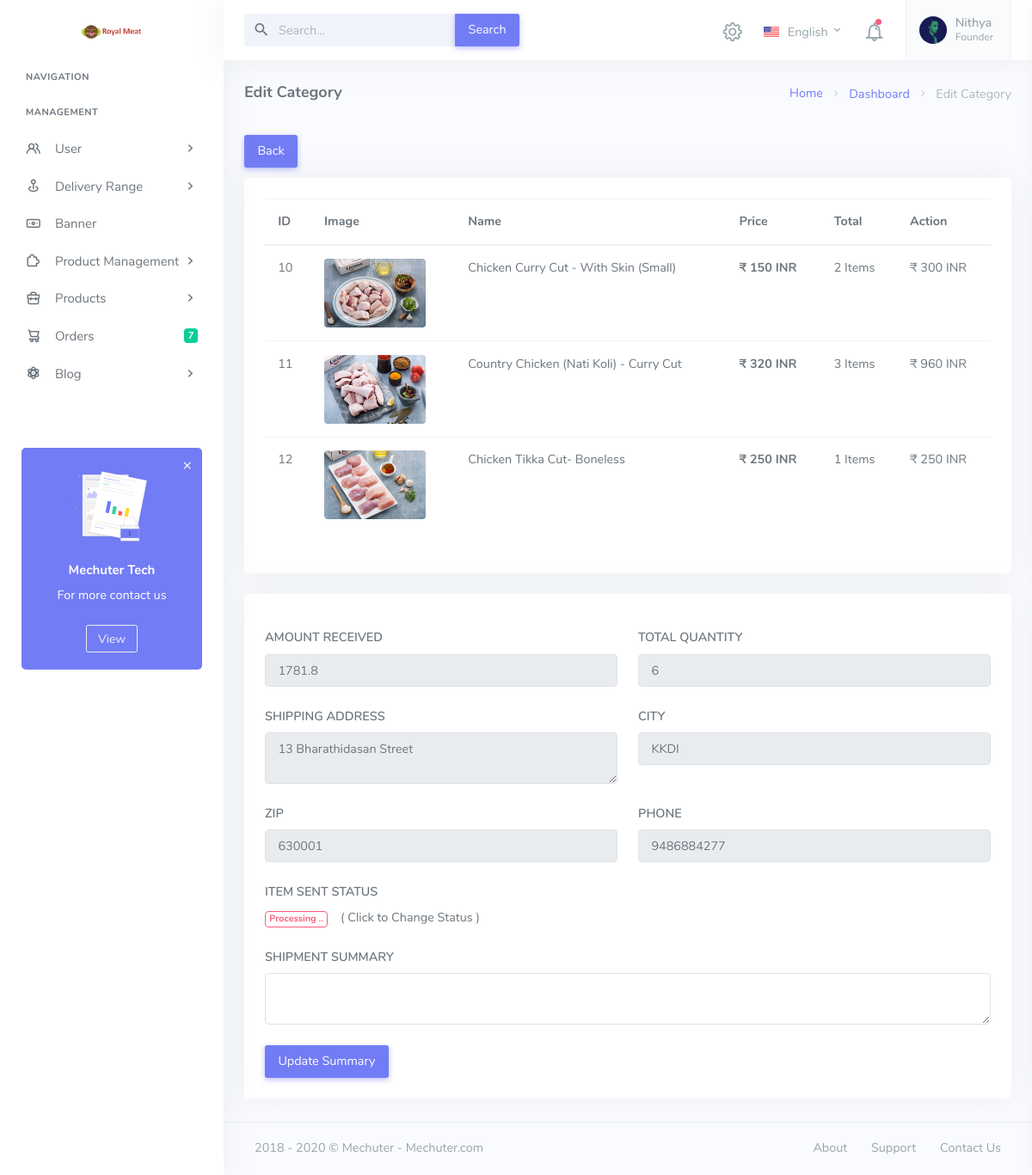
The page /Site/API/admin/edit-booking.php?scid=6 (signed in) on the database its author committed.
### tables this page shows
CREATE TABLE IF NOT EXISTS `cart` (
  `c_id` int(11) NOT NULL AUTO_INCREMENT,
  `u_id` int(11) NOT NULL,
  `p_id` int(11) NOT NULL,
  `quantity` int(11) NOT NULL DEFAULT 1,
  `c_status` int(11) NOT NULL DEFAULT 0,
  `c_booking_id` int(11) NOT NULL DEFAULT 0,
  `c_created_on` datetime NOT NULL DEFAULT current_timestamp() ON UPDATE current_timestamp(),
  PRIMARY KEY (`c_id`)
);

CREATE TABLE IF NOT EXISTS `products` (
  `p_id` int(11) NOT NULL AUTO_INCREMENT,
  `title` varchar(2000) NOT NULL,
  `detail` varchar(2000) NOT NULL,
  `category_id` varchar(200) NOT NULL,
  `sub_cat` varchar(2000) NOT NULL,
  `tag` varchar(200) DEFAULT NULL,
  `image` varchar(2000) NOT NULL,
  `mrp` varchar(200) DEFAULT NULL,
  `offer` varchar(200) DEFAULT NULL,
  `material` varchar(200) DEFAULT NULL,
  `washable` varchar(200) DEFAULT NULL,
  `activity` varchar(200) DEFAULT NULL,
  `battery` varchar(200) DEFAULT NULL,
  `batterycount` varchar(200) DEFAULT NULL,
  `content` varchar(200) DEFAULT NULL,
  `brand` varchar(200) DEFAULT NULL,
  `warrenty` varchar(200) DEFAULT NULL,
  `age` varchar(200) DEFAULT NULL,
  `height` varchar(200) DEFAULT NULL,
  `length` varchar(200) DEFAULT NULL,
  `width` varchar(200) DEFAULT NULL,
  `weight` varchar(200) DEFAULT NULL,
  `p_active` int(11) NOT NULL DEFAULT 1,
  `p_available` int(11) NOT NULL DEFAULT 1,
  `p_views` int(11) NOT NULL DEFAULT 0,
  `p_likes` int(11) NOT NULL DEFAULT 0,
  `p_created_on` datetime NOT NULL DEFAULT current_timestamp() ON UPDATE current_timestamp(),
  PRIMARY KEY (`p_id`)
);

CREATE TABLE IF NOT EXISTS `booking` (
  `b_id` int(11) NOT NULL AUTO_INCREMENT,
  `u_id` int(11) NOT NULL,
  `p_id` int(11) NOT NULL,
  `b_price` varchar(200) NOT NULL,
  `b_quantity` varchar(200) NOT NULL,
  `book_type` varchar(200) DEFAULT NULL,
  `booking_complete` int(11) NOT NULL DEFAULT 0,
  `delivery_range` varchar(2000) DEFAULT NULL,
  `b_address` varchar(2000) DEFAULT NULL,
  `zip` varchar(200) NOT NULL,
  `b_city` varchar(2000) DEFAULT NULL,
  `b_phone` varchar(200) DEFAULT NULL,
  `payment_status` varchar(200) NOT NULL DEFAULT 'U' COMMENT 'W-waiting, P-paid,C-cod',
  `pay_ref` varchar(2000) DEFAULT NULL,
  `b_send_summary` varchar(2000) DEFAULT NULL,
  `b_received` int(11) NOT NULL DEFAULT 0,
  `b_created_on` datetime NOT NULL DEFAULT current_timestamp(),
  `admin_seen` int(11) NOT NULL DEFAULT 0,
  PRIMARY KEY (`b_id`)
);

### Site/API/admin/edit-booking.php (the view, shortened to what this page needs)
<?php
	include('includes/config.php');
	if(strlen($_SESSION['login'])==0)
	{
		header('location:index.php');
	}
	else{
		$id = intval($_GET['scid']);
	?>
	<!DOCTYPE html>
	<html lang="en">
		<head>
			<?php include 'includes/head.php';?>
		</head>
		<body class="loading" data-layout-config='{"leftSideBarTheme":"light","layoutBoxed":false, "leftSidebarCondensed":false, "leftSidebarScrollable":false,"darkMode":false, "showRightSidebarOnStart": false}'>
			<div class="wrapper">
				<?php include 'includes/left-navigation.php';?>
				<div class="content-page">
					<div class="content">
						<?php include 'includes/top-menu.php';?>
						<div class="container-fluid">
							<div class="row">
								<div class="col-12">
									<div class="page-title-box">
										<div class="page-title-right">
											<ol class="breadcrumb m-0">
												<li class="breadcrumb-item"><a href="javascript: void(0);">Home</a></li>
												<li class="breadcrumb-item"><a href="dashboard.php">Dashboard</a></li>
												<li class="breadcrumb-item active">Edit Category</li>
											</ol>
										</div>
										<h4 class="page-title">Edit Category</h4>
									</div>
								</div>
							</div>
							<div class="row">
								<a href="bookings.php" class="btn btn-primary m-2" >Back</a>
								<div class="col-lg-12">
									<div class="card">
										<div class="card-body">
											<table id="basic-datatable" class="table dt-responsive nowrap w-100">
												<thead>
													<tr>
														<th>ID</th>
														<th>Image</th>
														<th>Name</th>
														<th>Price</th>
														<th>Total</th>
														<th>Action</th>
													</tr>
												</thead>
												<tbody>
													<?php
														$getbid=intval($_GET['scid']);
														$query2 = mysqli_query($con, "SELECT cart.*,products.* FROM cart JOIN products ON products.p_id=cart.p_id WHERE cart.c_booking_id=$getbid");
														$rowcount = mysqli_num_rows($query2);
														if ($rowcount == 0) {
														?>
														<tr>
															<td colspan="7" align="center">
																<h3 style="color:black">No record found</h3>
															</td>
															<tr>
																<?php
																	} else {
																	while ($row = mysqli_fetch_array($query2)) {
																	?>
																	<tr>
																		<td><?php echo htmlentities($row['c_id']); ?></td>
																		<td><img src="../mec/<?php echo htmlentities($row['image']); ?>" alt="image" height="80px"  class="rounded"></td>
																		<td>
																			<?php echo htmlentities($row['title']); ?>
																		</td>
																		<td>
																			<b>₹ <?php echo htmlentities($row['mrp']); ?> INR</b>
																		</td>
																		<td>
																			 <?php echo htmlentities($row['quantity']); ?>  Items
																		</td>
																		<td>₹ <?php echo htmlentities($row['quantity']*$row['mrp']); ?> INR</td>
																	</tr>
																<?php } } ?>
														</tbody>
													</table>
												</div>
											</div>
										</div>
										<div class="col-lg-12">
											<div class="card">
												<div class="card-body">
												<?php
													$query1 = mysqli_query($con, "Select * from booking WHERE b_id=$id");
													while ($rowp = mysqli_fetch_array($query1)) {
													?>
													<form class="form" method="post" enctype="multipart/form-data">
														<div class="row">
															<div class="col-6">
																<div class="form-group mb-3">
																	<label for="validationCustom01">AMOUNT RECEIVED</label>
																	<input type="text" class="form-control" name="title" value="<?php echo htmlentities($rowp['b_price']); ?>" readonly>
																</div>
															</div>
															<div class="col-6">
																<div class="form-group mb-3">
																	<label for="validationCustom01">TOTAL QUANTITY</label>
																	<input type="text" class="form-control" name="title" value="<?php echo htmlentities($rowp['b_quantity']); ?>" readonly>
																</div>
															</div>
															<div class="col-6">
																<div class="form-group mb-3">
																	<label for="validationCustom01">SHIPPING ADDRESS</label>
																	<textarea class="form-control" name="detail" readonly><?php echo htmlentities($rowp['b_address']); ?></textarea>
																</div>
															</div>
															<div class="col-6">
																<div class="form-group mb-3">
																	<label for="validationCustom01">CITY</label>
																	<input type="text" class="form-control" name="title" value="<?php echo htmlentities($rowp['b_city']); ?>" readonly>
																</div>
															</div>
															<div class="col-6">
																<div class="form-group mb-3">
																	<label for="validationCustom01">ZIP</label>
																	<input type="text" class="form-control" name="title" value="<?php echo htmlentities($rowp['zip']); ?>" readonly>
																</div>
															</div>
															<div class="col-6">
																<div class="form-group mb-3">
																	<label for="validationCustom01">PHONE</label>
																	<input type="text" class="form-control" name="title" value="<?php echo htmlentities($rowp['b_phone']); ?>" readonly>
																</div>
															</div>
															<div class="col-12">
																<div class="form-group mb-3">
																	<label for="validationCustom01">ITEM SENT STATUS </label><br>
																	<?php if($rowp['b_received']){ ?>
																			<a href="<?php echo htmlentities($_SERVER['PHP_SELF']); ?>?scid=<?php echo htmlentities($id); ?>&aid=<?php echo htmlentities($rowp['b_id']); ?>&&action=dact" onclick="return confirm('Are you sure you want to deactivate?');"  ><span class="badge badge-outline-success">Sent</span></a>
																			<?php }else{ ?>
																			<a href="<?php echo htmlentities($_SERVER['PHP_SELF']); ?>?scid=<?php echo htmlentities($id); ?>&aid=<?php echo htmlentities($rowp['b_id']); ?>&&action=act" onclick="return confirm('Are you sure you want to activate?');"  ><span class="badge badge-outline-danger">Processing ..</span></a>
																			<?php } ?> &nbsp;&nbsp;&nbsp;( Click to Change Status )
																</div>
															</div>
															<div class="col-12">
																<div class="form-group mb-3">
																	<label for="validationCustom01">SHIPMENT SUMMARY</label>
																	<textarea class="form-control" name="ship"><?php echo htmlentities($rowp['b_send_summary']); ?></textarea>
																</div>
															</div>
														</div>
														<button name="updatee" class="btn btn-primary" type="submit">Update Summary</button>
													</form>
												<?php } ?>
											</div>
										</div>
									</div>
								</div>
							</div>
							<?php include 'includes/footer.php';?>
						</div>
					</div>
				</body>
			</html>
		<?php } ?>

### rows shown on the page
cart: c_id "10", p.image (picture), p.title "Chicken Curry Cut - With Skin (Small)", p.mrp "150", quantity "2", $row['quantity']*$row['mrp'] "300"
cart: c_id "11", p.image (picture), p.title "Country Chicken (Nati Koli) - Curry Cut", p.mrp "320", quantity "3", $row['quantity']*$row['mrp'] "960"
cart: c_id "12", p.image (picture), p.title "Chicken Tikka Cut- Boneless", p.mrp "250", quantity "1", $row['quantity']*$row['mrp'] "250"
booking: title "1781.8", title "6", detail "13 Bharathidasan Street", title "KKDI", title "630001", title "9486884277"

### other values the page prints
$countorder "7"
$name "Nithya"
